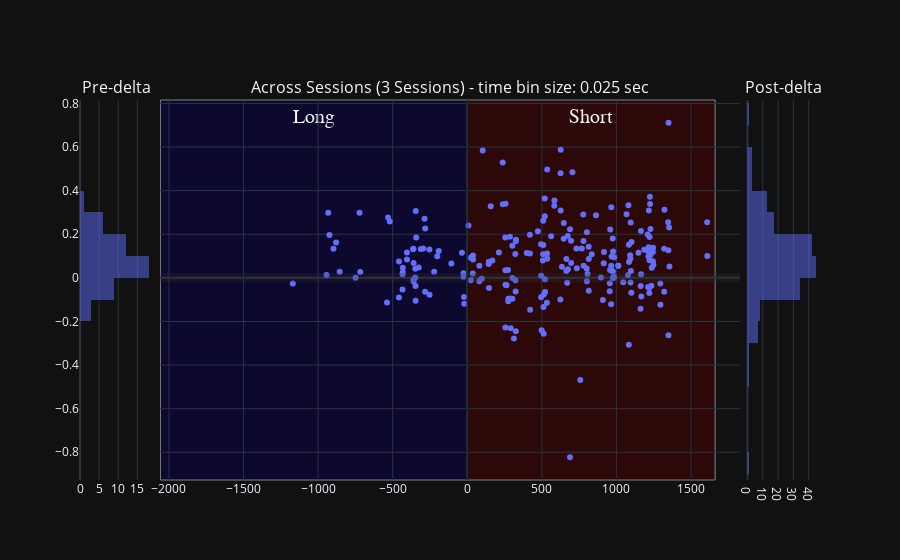

The notebook cell this image was saved under:
### Code cell
## User non-selected:
scatter_title = 'user_approved_ripple_df Sevveral Sessions'
variable_name = 'wcorr_abs_diff'
px_scatter_kwargs = {'x': 'delta_aligned_start_t', 'y': variable_name, 'title': scatter_title, 'range_y': [0.0, 1.0], 'labels': {'session_name': 'Session', 'time_bin_size': 'tbin_size'}} # , 'color': 'time_bin_size'
new_fig_ripples = plotly_pre_post_delta_scatter(data_results_df=deepcopy(user_approved_ripple_df), out_scatter_fig=None, histogram_bins=histogram_bins,
                        px_scatter_kwargs=px_scatter_kwargs, histogram_variable_name=variable_name, forced_range_y=None,
                        time_delta_tuple=(earliest_delta_aligned_t_start, 0.0, latest_delta_aligned_t_end))
new_fig_ripples

### Figure 1 — Plotly figure (JSON) as saved in the notebook; plotly's stock layout.template omitted (floating-point values rounded to 4 significant figures; data arrays with more than 128 entries replaced by an {"elided": "..."} marker saying what was removed)
{"data": [{"alignmentgroup": "True", "bingroup": "y", "hovertemplate": "count=%{x}<br>wcorr_abs_diff=%{y}<extra></extra>", "legendgroup": "", "marker": {"color": "#636efa", "opacity": 0.5, "pattern": {"shape": ""}}, "name": "", "nbinsy": 25, "offsetgroup": "", "orientation": "h", "showlegend": false, "type": "histogram", "xaxis": "x", "y": [-0.02558, 0.01284, 0.2982, 0.02826, 0.0008215, 0.02702, -0.05356, 0.01594, 0.02417, 0.04682, 0.1165, 0.08424, 0.1312, -0.01018, -0.0165, 0.001861, 0.0423, 0.307, 0.1854, 0.04691, 0.2714, -0.06431, 0.2261, 0.13, -0.07737, 0.02751, null, 0.09866, 0.1234, 0.0661, 0.1148, 0.02146, 0.004552, -0.08787, -0.1186, 0.1965, 0.1329, 0.1625, 0.2982, -0.09057, 0.07551, -0.113, 0.2772, 0.2586, 0.134, 0.06838, -0.03761, -0.1054, 0.1328, 0.1341], "yaxis": "y"}, {"hovertemplate": "delta_aligned_start_t=%{x}<br>wcorr_abs_diff=%{y}<extra></extra>", "legendgroup": "", "marker": {"color": "#636efa", "symbol": "circle"}, "mode": "markers", "name": "", "orientation": "v", "showlegend": false, "type": "scatter", "x": {"elided": "234 float values"}, "xaxis": "x2", "y": {"elided": "234 float values"}, "yaxis": "y2"}, {"alignmentgroup": "True", "bingroup": "y", "hovertemplate": "count=%{x}<br>wcorr_abs_diff=%{y}<extra></extra>", "legendgroup": "", "marker": {"color": "#636efa", "opacity": 0.5, "pattern": {"shape": ""}}, "name": "", "nbinsy": 25, "offsetgroup": "", "orientation": "h", "showlegend": false, "type": "histogram", "xaxis": "x3", "y": {"elided": "184 float values"}, "yaxis": "y3"}], "layout": {"annotations": [{"font": {"size": 16}, "showarrow": false, "text": "Pre-delta", "x": 0.049, "xanchor": "center", "xref": "paper", "y": 1, "yanchor": "bottom", "yref": "paper"}, {"font": {"size": 16}, "showarrow": false, "text": "Across Sessions (3 Sessions) - time bin size: 0.025 sec", "x": 0.5, "xanchor": "center", "xref": "paper", "y": 1, "yanchor": "bottom", "yref": "paper"}, {"font": {"size": 16}, "showarrow": false, "text": "Post-delta", "x": 0.951, "xanchor": "center", "xref": "paper", "y": 1, "yanchor": "bottom", "yref": "paper"}], "barmode": "overlay", "shapes": [{"line": {"color": "rgba(0.2,0.2,0.2,.25)", "width": 9}, "type": "line", "x0": 0, "x1": 1, "xref": "x2 domain", "y0": 0, "y1": 0, "yref": "y2"}, {"line": {"color": "rgba(0,0,0,.25)", "width": 3}, "type": "line", "x0": 0, "x1": 0, "xref": "x2", "y0": 0, "y1": 1, "yref": "y2 domain"}, {"fillcolor": "#0b0049", "label": {"font": {"family": "Times New Roman", "size": 20}, "text": "Long", "textposition": "top center"}, "layer": "below", "line": {"width": 1}, "opacity": 0.5, "type": "rect", "x0": -2057.0, "x1": 0, "xref": "x2", "y0": 0, "y1": 1, "yref": "y2 domain"}, {"fillcolor": "#490000", "label": {"font": {"family": "Times New Roman", "size": 20}, "text": "Short", "textposition": "top center"}, "layer": "below", "line": {"width": 1}, "opacity": 0.5, "type": "rect", "x0": 0, "x1": 1662.0, "xref": "x2", "y0": 0, "y1": 1, "yref": "y2 domain"}], "xaxis": {"anchor": "y", "domain": [0, 0.098]}, "xaxis2": {"anchor": "y2", "domain": [0.108, 0.892]}, "xaxis3": {"anchor": "y3", "domain": [0.902, 1]}, "yaxis": {"anchor": "x", "domain": [0, 1]}, "yaxis2": {"anchor": "x2", "domain": [0, 1], "matches": "y", "showticklabels": false}, "yaxis3": {"anchor": "x3", "domain": [0, 1], "matches": "y", "showticklabels": false}}}
